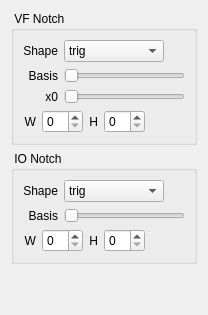
     <widget class="QWidget" name="tab_notches">
      <attribute name="title">
       <string>Notches</string>
      </attribute>
      <layout class="QVBoxLayout" name="verticalLayout_7">
       <item>
        <widget class="QGroupBox" name="groupbox_nch_vf_notch">
         <property name="enabled">
          <bool>true</bool>
         </property>
         <property name="title">
          <string> VF Notch </string>
         </property>
         <layout class="QVBoxLayout" name="verticalLayout_4">
          <item>
           <layout class="QGridLayout" name="gridLayout_5">
            <item row="0" column="0">
             <widget class="QLabel" name="label_nch_vf_notch_shape">
              <property name="text">
               <string>Shape</string>
              </property>
              <property name="alignment">
               <set>Qt::AlignRight|Qt::AlignTrailing|Qt::AlignVCenter</set>
              </property>
              <property name="buddy">
               <cstring>combobox_nch_vf_notch_shape</cstring>
              </property>
             </widget>
            </item>
            <item row="0" column="1">
             <widget class="QComboBox" name="combobox_nch_vf_notch_shape">
              <property name="maximumSize">
               <size>
                <width>100</width>
                <height>16777215</height>
               </size>
              </property>
              <item>
               <property name="text">
                <string>trig</string>
               </property>
              </item>
              <item>
               <property name="text">
                <string>arc</string>
               </property>
              </item>
             </widget>
            </item>
            <item row="1" column="0">
             <widget class="QLabel" name="label_nch_vf_notch_basis">
              <property name="text">
               <string>Basis</string>
              </property>
              <property name="alignment">
               <set>Qt::AlignRight|Qt::AlignTrailing|Qt::AlignVCenter</set>
              </property>
              <property name="buddy">
               <cstring>slider_nch_vf_notch_basis</cstring>
              </property>
             </widget>
            </item>
            <item row="1" column="1">
             <widget class="QSlider" name="slider_nch_vf_notch_basis">
              <property name="maximumSize">
               <size>
                <width>150</width>
                <height>16777215</height>
               </size>
              </property>
              <property name="minimum">
               <number>0</number>
              </property>
              <property name="maximum">
               <number>100</number>
              </property>
              <property name="orientation">
               <enum>Qt::Horizontal</enum>
              </property>
             </widget>
            </item>
            <item row="2" column="0">
             <widget class="QLabel" name="label_vf_notch_x0">
              <property name="text">
               <string>x0</string>
              </property>
              <property name="alignment">
               <set>Qt::AlignRight|Qt::AlignTrailing|Qt::AlignVCenter</set>
              </property>
              <property name="buddy">
               <cstring>slider_vf_notch_x0</cstring>
              </property>
             </widget>
            </item>
            <item row="2" column="1">
             <widget class="QSlider" name="slider_vf_notch_x0">
              <property name="maximumSize">
               <size>
                <width>150</width>
                <height>16777215</height>
               </size>
              </property>
              <property name="minimum">
               <number>0</number>
              </property>
              <property name="maximum">
               <number>100</number>
              </property>
              <property name="orientation">
               <enum>Qt::Horizontal</enum>
              </property>
             </widget>
            </item>
           </layout>
          </item>
          <item>
           <layout class="QHBoxLayout" name="horizontalLayout_19">
            <item>
             <widget class="QLabel" name="label_nch_vf_notch_width">
              <property name="text">
               <string>W</string>
              </property>
              <property name="alignment">
               <set>Qt::AlignRight|Qt::AlignTrailing|Qt::AlignVCenter</set>
              </property>
              <property name="buddy">
               <cstring>spinbox_nch_vf_notch_width</cstring>
              </property>
             </widget>
            </item>
            <item>
             <widget class="QSpinBox" name="spinbox_nch_vf_notch_width">
              <property name="maximum">
               <number>50</number>
              </property>
             </widget>
            </item>
            <item>
             <widget class="QLabel" name="label_nch_vf_notch_height">
              <property name="text">
               <string>H</string>
              </property>
              <property name="scaledContents">
               <bool>false</bool>
              </property>
              <property name="alignment">
               <set>Qt::AlignRight|Qt::AlignTrailing|Qt::AlignVCenter</set>
              </property>
              <property name="buddy">
               <cstring>spinbox_nch_vf_notch_height</cstring>
              </property>
             </widget>
            </item>
            <item>
             <widget class="QSpinBox" name="spinbox_nch_vf_notch_height">
              <property name="maximum">
               <number>50</number>
              </property>
             </widget>
            </item>
            <item>
             <spacer name="horizontalSpacer_17">
              <property name="orientation">
               <enum>Qt::Horizontal</enum>
              </property>
              <property name="sizeHint" stdset="0">
               <size>
                <width>40</width>
                <height>20</height>
               </size>
              </property>
             </spacer>
            </item>
           </layout>
          </item>
         </layout>
        </widget>
       </item>
       <item>
        <widget class="QGroupBox" name="groupbox_nch_io_notch">
         <property name="enabled">
          <bool>true</bool>
         </property>
         <property name="title">
          <string> IO Notch </string>
         </property>
         <layout class="QVBoxLayout" name="verticalLayout_3">
          <item>
           <layout class="QGridLayout" name="gridLayout_4">
            <item row="0" column="0">
             <widget class="QLabel" name="label_nch_io_notch_shape">
              <property name="text">
               <string>Shape</string>
              </property>
              <property name="alignment">
               <set>Qt::AlignRight|Qt::AlignTrailing|Qt::AlignVCenter</set>
              </property>
              <property name="buddy">
               <cstring>combobox_nch_io_notch_shape</cstring>
              </property>
             </widget>
            </item>
            <item row="0" column="1">
             <widget class="QComboBox" name="combobox_nch_io_notch_shape">
              <property name="maximumSize">
               <size>
                <width>100</width>
                <height>16777215</height>
               </size>
              </property>
              <item>
               <property name="text">
                <string>trig</string>
               </property>
              </item>
              <item>
               <property name="text">
                <string>arc</string>
               </property>
              </item>
             </widget>
            </item>
            <item row="1" column="0">
             <widget class="QLabel" name="label_nch_io_notch_basis">
              <property name="text">
               <string>Basis</string>
              </property>
              <property name="alignment">
               <set>Qt::AlignRight|Qt::AlignTrailing|Qt::AlignVCenter</set>
              </property>
              <property name="buddy">
               <cstring>slider_nch_io_notch_basis</cstring>
              </property>
             </widget>
            </item>
            <item row="1" column="1">
             <widget class="QSlider" name="slider_nch_io_notch_basis">
              <property name="maximumSize">
               <size>
                <width>150</width>
                <height>16777215</height>
               </size>
              </property>
              <property name="minimum">
               <number>0</number>
              </property>
              <property name="maximum">
               <number>100</number>
              </property>
              <property name="orientation">
               <enum>Qt::Horizontal</enum>
              </property>
             </widget>
            </item>
           </layout>
          </item>
          <item>
           <layout class="QHBoxLayout" name="horizontalLayout_18">
            <item>
             <widget class="QLabel" name="label_nch_io_notch_width">
              <property name="text">
               <string>W</string>
              </property>
              <property name="alignment">
               <set>Qt::AlignRight|Qt::AlignTrailing|Qt::AlignVCenter</set>
              </property>
              <property name="buddy">
               <cstring>spinbox_nch_io_notch_width</cstring>
              </property>
             </widget>
            </item>
            <item>
             <widget class="QSpinBox" name="spinbox_nch_io_notch_width">
              <property name="maximum">
               <number>50</number>
              </property>
             </widget>
            </item>
            <item>
             <widget class="QLabel" name="label_nch_io_notch_height">
              <property name="text">
               <string>H</string>
              </property>
              <property name="scaledContents">
               <bool>false</bool>
              </property>
              <property name="alignment">
               <set>Qt::AlignRight|Qt::AlignTrailing|Qt::AlignVCenter</set>
              </property>
              <property name="buddy">
               <cstring>spinbox_nch_io_notch_height</cstring>
              </property>
             </widget>
            </item>
            <item>
             <widget class="QSpinBox" name="spinbox_nch_io_notch_height">
              <property name="maximum">
               <number>50</number>
              </property>
             </widget>
            </item>
            <item>
             <spacer name="horizontalSpacer_16">
              <property name="orientation">
               <enum>Qt::Horizontal</enum>
              </property>
              <property name="sizeHint" stdset="0">
               <size>
                <width>40</width>
                <height>20</height>
               </size>
              </property>
             </spacer>
            </item>
           </layout>
          </item>
         </layout>
        </widget>
       </item>
       <item>
        <spacer name="verticalSpacer">
         <property name="orientation">
          <enum>Qt::Vertical</enum>
         </property>
         <property name="sizeHint" stdset="0">
          <size>
           <width>20</width>
           <height>40</height>
          </size>
         </property>
        </spacer>
       </item>
      </layout>
     </widget>
